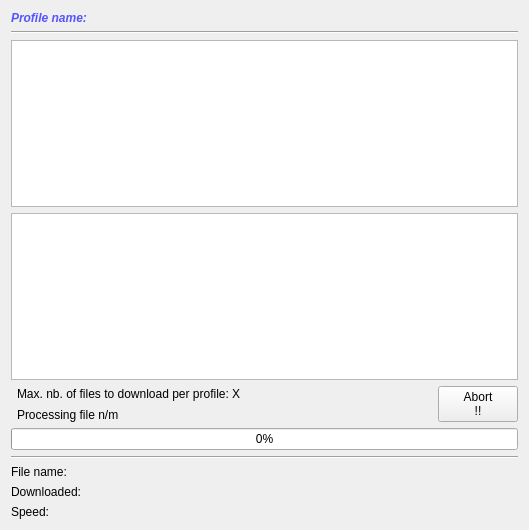
<?xml version="1.0" encoding="UTF-8"?>
<ui version="4.0">
 <class>CGexFtpServerTransfer_widget_base</class>
 <widget class="QWidget" name="CGexFtpServerTransfer_widget_base">
  <property name="geometry">
   <rect>
    <x>0</x>
    <y>0</y>
    <width>529</width>
    <height>530</height>
   </rect>
  </property>
  <property name="windowTitle">
   <string>FTP server transfer</string>
  </property>
  <layout class="QGridLayout" name="gridLayout">
   <item row="0" column="0">
    <layout class="QHBoxLayout">
     <item>
      <widget class="QLabel" name="labelProfileNameTitle">
       <property name="sizePolicy">
        <sizepolicy hsizetype="Fixed" vsizetype="Preferred">
         <horstretch>0</horstretch>
         <verstretch>0</verstretch>
        </sizepolicy>
       </property>
       <property name="minimumSize">
        <size>
         <width>90</width>
         <height>0</height>
        </size>
       </property>
       <property name="maximumSize">
        <size>
         <width>90</width>
         <height>32767</height>
        </size>
       </property>
       <property name="text">
        <string>&lt;font color=&quot;#5555ff&quot;&gt;&lt;b&gt;&lt;i&gt;Profile name:&lt;/i&gt;&lt;/b&gt;&lt;/font&gt;</string>
       </property>
       <property name="wordWrap">
        <bool>false</bool>
       </property>
      </widget>
     </item>
     <item>
      <widget class="QLabel" name="labelProfileNameValue">
       <property name="text">
        <string/>
       </property>
       <property name="wordWrap">
        <bool>false</bool>
       </property>
      </widget>
     </item>
    </layout>
   </item>
   <item row="1" column="0">
    <widget class="Line" name="line1">
     <property name="frameShape">
      <enum>QFrame::HLine</enum>
     </property>
     <property name="frameShadow">
      <enum>QFrame::Sunken</enum>
     </property>
    </widget>
   </item>
   <item row="2" column="0">
    <widget class="QTreeWidget" name="treeWidgetLog">
     <property name="selectionMode">
      <enum>QAbstractItemView::NoSelection</enum>
     </property>
     <property name="rootIsDecorated">
      <bool>false</bool>
     </property>
     <property name="columnCount">
      <number>0</number>
     </property>
    </widget>
   </item>
   <item row="5" column="0">
    <layout class="QGridLayout">
     <item row="0" column="2" rowspan="2">
      <spacer name="spacer5">
       <property name="orientation">
        <enum>Qt::Horizontal</enum>
       </property>
       <property name="sizeType">
        <enum>QSizePolicy::Expanding</enum>
       </property>
       <property name="sizeHint" stdset="0">
        <size>
         <width>334</width>
         <height>16</height>
        </size>
       </property>
      </spacer>
     </item>
     <item row="2" column="0" colspan="5">
      <widget class="QProgressBar" name="progressBarTransfer">
       <property name="value">
        <number>0</number>
       </property>
      </widget>
     </item>
     <item row="0" column="4" rowspan="2">
      <widget class="QPushButton" name="buttonAbort">
       <property name="toolTip">
        <string>Abort transfers on current profile</string>
       </property>
       <property name="text">
        <string>Abort
!!</string>
       </property>
       <property name="shortcut">
        <string/>
       </property>
       <property name="autoDefault">
        <bool>true</bool>
       </property>
      </widget>
     </item>
     <item row="1" column="1">
      <widget class="QLabel" name="labelFileCounter">
       <property name="text">
        <string>Processing file n/m</string>
       </property>
       <property name="wordWrap">
        <bool>false</bool>
       </property>
      </widget>
     </item>
     <item row="0" column="1">
      <widget class="QLabel" name="labelMaxFileToDownload">
       <property name="text">
        <string>Max. nb. of files to download per profile: X</string>
       </property>
      </widget>
     </item>
    </layout>
   </item>
   <item row="6" column="0">
    <widget class="Line" name="line3">
     <property name="frameShape">
      <enum>QFrame::HLine</enum>
     </property>
     <property name="frameShadow">
      <enum>QFrame::Sunken</enum>
     </property>
    </widget>
   </item>
   <item row="7" column="0">
    <layout class="QGridLayout">
     <item row="1" column="1">
      <widget class="QLabel" name="labelDownloaded">
       <property name="sizePolicy">
        <sizepolicy hsizetype="Expanding" vsizetype="Preferred">
         <horstretch>0</horstretch>
         <verstretch>0</verstretch>
        </sizepolicy>
       </property>
       <property name="text">
        <string>&lt;downloaded&gt;</string>
       </property>
       <property name="wordWrap">
        <bool>false</bool>
       </property>
      </widget>
     </item>
     <item row="2" column="0">
      <widget class="QLabel" name="labelSpeed_Text">
       <property name="sizePolicy">
        <sizepolicy hsizetype="Minimum" vsizetype="Preferred">
         <horstretch>0</horstretch>
         <verstretch>0</verstretch>
        </sizepolicy>
       </property>
       <property name="text">
        <string>Speed:</string>
       </property>
       <property name="wordWrap">
        <bool>false</bool>
       </property>
      </widget>
     </item>
     <item row="0" column="0">
      <widget class="QLabel" name="labelFileName_Text">
       <property name="sizePolicy">
        <sizepolicy hsizetype="Minimum" vsizetype="Preferred">
         <horstretch>0</horstretch>
         <verstretch>0</verstretch>
        </sizepolicy>
       </property>
       <property name="text">
        <string>File name:</string>
       </property>
       <property name="wordWrap">
        <bool>false</bool>
       </property>
      </widget>
     </item>
     <item row="2" column="1">
      <widget class="QLabel" name="labelSpeed">
       <property name="sizePolicy">
        <sizepolicy hsizetype="Expanding" vsizetype="Preferred">
         <horstretch>0</horstretch>
         <verstretch>0</verstretch>
        </sizepolicy>
       </property>
       <property name="text">
        <string>&lt;speed&gt;</string>
       </property>
       <property name="wordWrap">
        <bool>false</bool>
       </property>
      </widget>
     </item>
     <item row="1" column="0">
      <widget class="QLabel" name="labelDownloaded_Text">
       <property name="sizePolicy">
        <sizepolicy hsizetype="Minimum" vsizetype="Preferred">
         <horstretch>0</horstretch>
         <verstretch>0</verstretch>
        </sizepolicy>
       </property>
       <property name="text">
        <string>Downloaded:</string>
       </property>
       <property name="wordWrap">
        <bool>false</bool>
       </property>
      </widget>
     </item>
     <item row="0" column="1">
      <widget class="QLabel" name="labelFileName">
       <property name="sizePolicy">
        <sizepolicy hsizetype="Expanding" vsizetype="Preferred">
         <horstretch>0</horstretch>
         <verstretch>0</verstretch>
        </sizepolicy>
       </property>
       <property name="text">
        <string>&lt;file&gt;</string>
       </property>
       <property name="wordWrap">
        <bool>false</bool>
       </property>
      </widget>
     </item>
    </layout>
   </item>
   <item row="3" column="0">
    <widget class="QTreeWidget" name="treeWidgetFiles">
     <property name="selectionMode">
      <enum>QAbstractItemView::NoSelection</enum>
     </property>
     <property name="rootIsDecorated">
      <bool>false</bool>
     </property>
     <property name="columnCount">
      <number>0</number>
     </property>
    </widget>
   </item>
  </layout>
 </widget>
 <layoutdefault spacing="6" margin="11"/>
 <pixmapfunction>qPixmapFromMimeSource</pixmapfunction>
 <tabstops>
  <tabstop>treeWidgetLog</tabstop>
  <tabstop>treeWidgetFiles</tabstop>
 </tabstops>
 <resources/>
 <connections/>
</ui>
